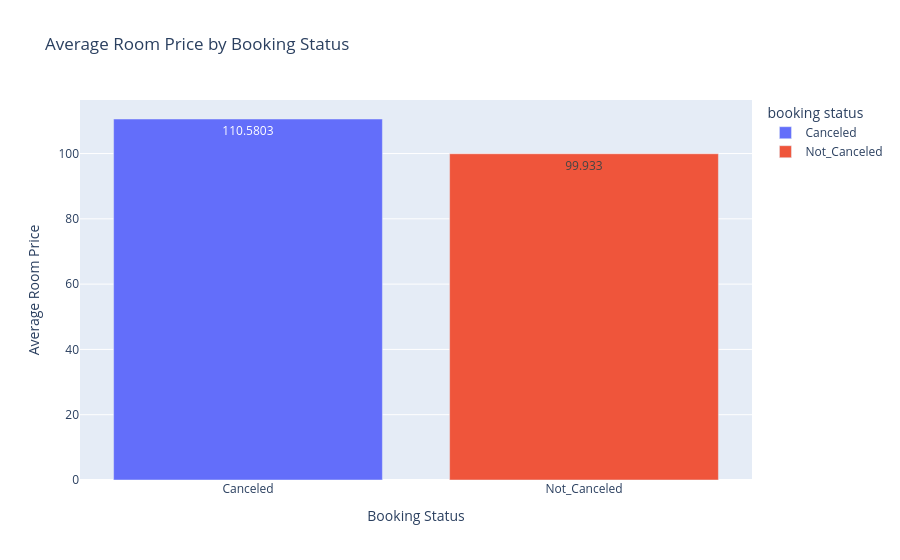

Write notebook code for a chart like this one.
### Markdown cell above
Observation : According to the data regarding the distribution of different room types, Room type 1 has recorded the highest number of reservations compared to the rest of the room types, reflecting that Room Type 1 is the preference of most of customers.

### Code cell
price_status = df.groupby('booking status')['average price'].mean().reset_index()

fig = pltx.bar(
    price_status,
    x='booking status',
    y='average price',
    title='Average Room Price by Booking Status',
    color='booking status',
    text_auto=True,
)

fig.update_xaxes(title="Booking Status")
fig.update_yaxes(title="Average Room Price")

fig.show()

### Figure 1 — Plotly figure (JSON) as saved in the notebook; plotly's stock layout.template omitted (floating-point values rounded to 4 significant figures)
{"data": [{"hovertemplate": "booking status=%{x}<br>average price=%{y}<extra></extra>", "legendgroup": "Canceled", "marker": {"color": "#636efa", "pattern": {"shape": ""}}, "name": "Canceled", "orientation": "v", "showlegend": true, "textposition": "auto", "texttemplate": "%{y}", "type": "bar", "x": ["Canceled"], "xaxis": "x", "y": [110.6], "yaxis": "y"}, {"hovertemplate": "booking status=%{x}<br>average price=%{y}<extra></extra>", "legendgroup": "Not_Canceled", "marker": {"color": "#EF553B", "pattern": {"shape": ""}}, "name": "Not_Canceled", "orientation": "v", "showlegend": true, "textposition": "auto", "texttemplate": "%{y}", "type": "bar", "x": ["Not_Canceled"], "xaxis": "x", "y": [99.93], "yaxis": "y"}], "layout": {"barmode": "relative", "legend": {"title": {"text": "booking status"}, "tracegroupgap": 0}, "title": {"text": "Average Room Price by Booking Status"}, "xaxis": {"anchor": "y", "categoryarray": ["Canceled", "Not_Canceled"], "categoryorder": "array", "domain": [0, 1], "title": {"text": "Booking Status"}}, "yaxis": {"anchor": "x", "domain": [0, 1], "title": {"text": "Average Room Price"}}}}
